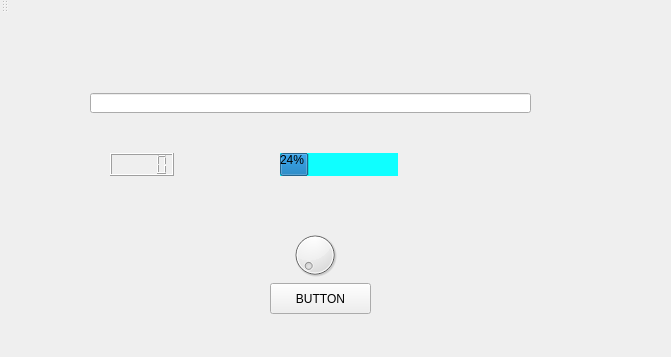
<?xml version="1.0" encoding="UTF-8"?>
<ui version="4.0">
 <class>MainWindow</class>
 <widget class="QMainWindow" name="MainWindow">
  <property name="geometry">
   <rect>
    <x>0</x>
    <y>0</y>
    <width>671</width>
    <height>357</height>
   </rect>
  </property>
  <property name="windowTitle">
   <string>&lt;--Justin's Program--&gt;</string>
  </property>
  <property name="autoFillBackground">
   <bool>false</bool>
  </property>
  <property name="styleSheet">
   <string notr="true">border-bottom-color: rgb(29, 0, 255);</string>
  </property>
  <widget class="QWidget" name="centralWidget">
   <widget class="QPushButton" name="pushButton">
    <property name="geometry">
     <rect>
      <x>270</x>
      <y>270</y>
      <width>101</width>
      <height>31</height>
     </rect>
    </property>
    <property name="text">
     <string>BUTTON</string>
    </property>
   </widget>
   <widget class="QLineEdit" name="lineEdit">
    <property name="geometry">
     <rect>
      <x>90</x>
      <y>80</y>
      <width>441</width>
      <height>20</height>
     </rect>
    </property>
   </widget>
   <widget class="QDial" name="dial">
    <property name="geometry">
     <rect>
      <x>290</x>
      <y>210</y>
      <width>50</width>
      <height>64</height>
     </rect>
    </property>
   </widget>
   <widget class="QLCDNumber" name="lcdNumber">
    <property name="geometry">
     <rect>
      <x>110</x>
      <y>140</y>
      <width>64</width>
      <height>23</height>
     </rect>
    </property>
   </widget>
   <widget class="QProgressBar" name="progressBar">
    <property name="geometry">
     <rect>
      <x>280</x>
      <y>140</y>
      <width>118</width>
      <height>23</height>
     </rect>
    </property>
    <property name="styleSheet">
     <string notr="true">background-color: rgb(15, 255, 255);</string>
    </property>
    <property name="value">
     <number>24</number>
    </property>
   </widget>
  </widget>
  <widget class="QToolBar" name="mainToolBar">
   <attribute name="toolBarArea">
    <enum>TopToolBarArea</enum>
   </attribute>
   <attribute name="toolBarBreak">
    <bool>false</bool>
   </attribute>
  </widget>
  <widget class="QStatusBar" name="statusBar"/>
 </widget>
 <layoutdefault spacing="6" margin="11"/>
 <resources/>
 <connections/>
</ui>
